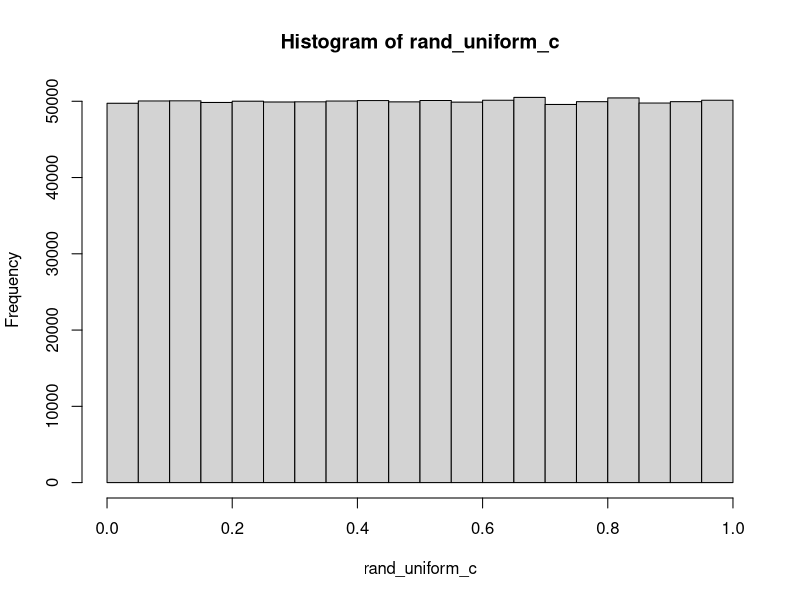
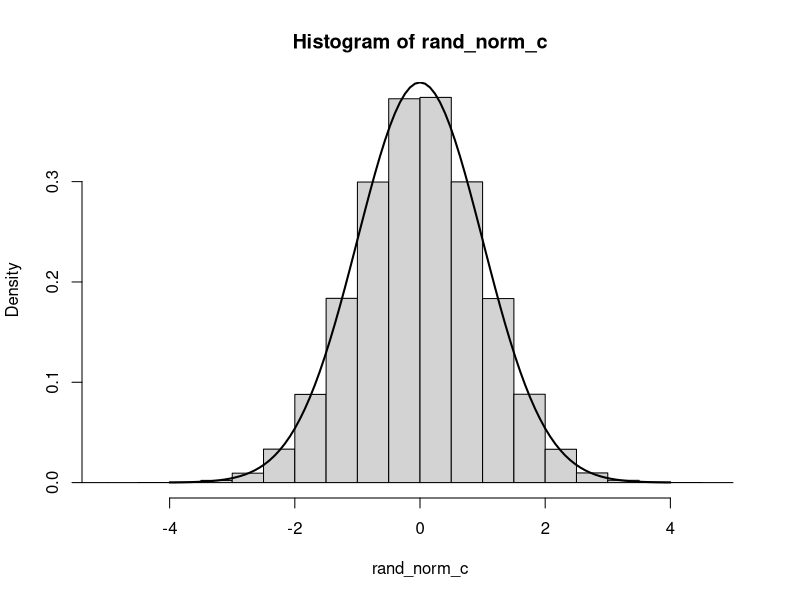

Write R code to recreate these figures, in order. (Note: this script raises an error after producing the figures.)
## ---- chunk 1

MYUNIFORM <- function(inputvar) {
#
# Initialize Constants
#
  IM1<-2147483563
  IM2<-2147483399
  IA1<-40014
  IA2<-40692
  IQ1<-53668
  IQ2<-52774
  IR1<-12211
  IR2<-3791
  NTAB<-32
  EPS<-1.2e-7
  RNMX<-1.-EPS
#
# Transform Variables
#
  IMM1<-IM1-1
  NDIV<-as.integer(1+IMM1/NTAB)
  AM<-1.0/IM1
#
# Initialize variables and arrays
#
  idum<-inputvar[1]
  idum2<-123456789
  numran<-inputvar[2]
  ran2<-0
  iy<-0
  iv<-rep(0,NTAB)
  rand_uniform_c<-rep(0,numran)
#
# Run the random number loop
#  
    icount<-1
  for (icount in 1:numran) {
    if (idum <= 0) {
      idum<-max(-idum,1)
      idum2<-idum
      j<-NTAB+8
      while (j > 0) {
        k=as.integer(idum/IQ1)
        idum<-IA1*(idum-k*IQ1)-k*IR1
        if (idum < 0) {idum=idum+IM1}
        if (j <= NTAB) {iv[j]<-idum}
        j<-j-1
      }
        iy<-iv[1]
      }
    k<-as.integer(idum/IQ1)
    idum<-IA1*(idum-k*IQ1)-k*IR1
    if(idum < 0) {idum=idum+IM1}
    k=as.integer(idum2/IQ2)
    idum2<-IA2*(idum2-k*IQ2)-k*IR2 
    if (idum2 < 0) {idum2<-idum2+IM2}
    j<-as.integer(iy/NDIV)+1
    iy<-iv[j]-idum2
    iv[j]<-idum
    if(iy < 1) {iy<-iy+IMM1}
    ran2<-min(AM*iy,RNMX)
    rand_uniform_c[icount]<-ran2
    }
  return(rand_uniform_c)
}
## ---- chunk 2
#
# Call Uniform Random Number Generator (INPUT: SEED and NUMBER)
#
seed<-0
numran<-1000000
inputvar<-c(seed,numran)
rand_uniform_c<-MYUNIFORM(inputvar)
rand_uniform_c[1:10]
hist(rand_uniform_c)

## ---- chunk 3
#
# Inverse Normal Generator
# Input is vector of uniform random numbers
#
MYNORM <- function(seed,numran) {
  inputvar<-rep(0,2)
  inputvar[1]<-seed
  inputvar[2]<-numran
#
# Call Uniform Random Number Generator
#
  rand_uniform_c<-MYUNIFORM(inputvar)
  # Initialize Constants
  a0<-2.50662823884
  a1<--18.61500062529
  a2<-41.39119773534
  a3<--25.44106049637
  b0<--8.47351093090
  b1<-23.08336743743
  b2<--21.06224101826
  b3<-3.13082909833
  c0<-0.3374754822726147
  c1<-0.9761690190917186
  c2<-0.1607979714918209
  c3<-0.0276438810333863
  c4<-0.0038405729373609
  c5<-0.0003951896511919
  c6<-0.0000321767881768
  c7<-0.0000002888167364
  c8<-0.0000003960315187
#
# Call Uniform Random Number Generator
#
inputvar<-c(seed,numran)
rand_uniform_c<-MYUNIFORM(inputvar)
#
# Loop over set of uniform random numbers and transform
#
  jcount<-1
  rand_norm_c<-rep(0,numran)
  while(jcount <= numran) {
    u<-rand_uniform_c[jcount]
    y<-u-0.5
    if(abs(y) < 0.42) {
      r<-y*y
      x<-y*(((a3*r+a2)*r+a1)*r+a0)/((((b3*r+b2)*r+b1)*r+b0)*r+1)
    } else {
      r<-u
      if(y>0){r<-1-u}
      r<-log(-log(r))
      x<-c0+r*(c1+r*(c2+r*(c3+r*(c4+r*(c5+r*(c6+r*(c7+r*c8)))))))
      if(y<0){x<--x}
    }
#  cat("JCOUNT",jcount,"",u,"",x,"\n")
  rand_norm_c[jcount]<-x
  jcount=jcount+1
  }
  return(rand_norm_c)
}

## ---- chunk 4
#
# Call Normal Random Number Generator (INPUT: UNIFORM RANDOM NUMBER VECTOR)
#
seed<-0
numran<-1000000
rand_norm_c<-MYNORM(seed,numran)
hist(rand_norm_c,xlim=c(-5,5),breaks=20,freq=F)
curve(dnorm(x, mean=0, sd=1),from=-4, to=4,add=TRUE,lwd=2)
rand_norm_c[1:10]

## ---- chunk 5

#First calculate the stock price 
stockprice <- function(S0,drift,Volatility,T,numpath){
  
ST_Vals<-matrix(rep(0),nrow=252 + 1, ncol=numpath)
ST_Rets<-rep(0,numpath)
ST_Vals_avg<-rep(0,numpath)
ST_avg <- rep(0,1)
jcount<-1   #number of paths
lcount<-1   #number of random variables
dt <- T/252
while(jcount <= numpath) {
  St<-S0
  St <- S0
  ST_Vals[0,jcount] <- S0
  ST_Vals[1,jcount] <- St
  
  for (kcount in 1:252) {
    St <-St*(exp((drift)*dt+Volatility*sqrt(dt)*rand_norm_c[lcount]))
    ST_Vals[kcount + 1 ,jcount]<-St
    ST_avg<- ST_avg + St
    lcount<-lcount+1
  }


  ST_Rets[jcount]<-log(ST_Vals[252,jcount]/S0)
  ST_avg<-(ST_avg)/252
  ST_Vals_avg[jcount]<-ST_avg
  
  jcount=jcount+1
}
  #cat(ST_Vals,"\n")
  return (ST_avg)
}

# T = 1/252
#for stock price of 1-month sell and rf = 0.08 and sigma  = 0.2
stock1 <- stockprice(100,0.08,0.2,1,1000) 
#for stock price of 1-month sell and rf = 0.12 and sigma  = 0.3
stock2 <- stockprice(100,0.12,0.3,1,1000)

## ---- chunk 6

#For 2-month purchase of put option
#Assume that the risk free rate is 2%, and used to calculate B-S put and PV of put price
#Purchase from month 1 to month 11

purchaseputvalue <- function(S0,rf,drift,Volatility,T,numpath,multipler){
  
  ST_values<-matrix(rep(0),nrow=12 + 1, ncol=numpath)
  Put_price <- matrix(rep(0),nrow=12 + 1,ncol=numpath)
  Strike <- matrix(rep(0,nrow=12 + 1,ncol=numpath))
  minusd1 <- matrix(rep(0,nrow=12 + 1,ncol=numpath))
  minusd2 <- matrix(rep(0,nrow=12 + 1,ncol=numpath))
  Nminusd1 <- matrix(rep(0,nrow=12 + 1,ncol=numpath))
  Nminusd2 <- matrix(rep(0,nrow=12 + 1,ncol=numpath))
  
  lcount<-1   #number of random variables
  jcount<-1   #number of paths
  dt <- T/12
  
  while (jcount <= numpath){
    St <- S0
    ST_values[0,jcount] <- S0
    ST_values[1,jcount] <- St
    #kcount <- 2 
    #kcount counts numbers of steps
    for (kcount in 1:12) {
      St <- St*exp((drift)*(1/12)+Volatility*sqrt(1/12)*rand_norm_c[lcount])
      ST_values[kcount + 1,jcount] <- St
      lcount <- lcount + 1
      }
    
      Strike <- multipler * ST_values
      minusd1 <- (log(ST_values*exp(rf*dt)/Strike) + (0.5*Volatility^2)*dt)/(Volatility*sqrt(dt))
      minusd2 <- minusd1-Volatility*sqrt(dt)
      Nminusd1 <- pnorm(-minusd1,mean=0,sd=1)
      Nminusd2 <- pnorm(-minusd2,mean=0,sd=1)
      
     Put_price <- Strike*exp(-rf*dt)*Nminusd2 - ST_values*Nminusd1
     Put_price[12+1,numpath] <- 0
     jcount <- jcount + 1
  }
  #cat(ST_values,"\n")
  for (i in 1: numpath){
  Put_price_average <- Put_price[i] / numpath
  Put_price_std <- sd(Put_price)
  i <- i + 1
  }

  return (Put_price)
}

#Call function
#Put price with 2-month purchase and r = 0.08 and sigma = 0.2, and 5% out-of-the-money
purchase1 <- purchaseputvalue(100,0.02,0.08,0.2,2,1000,0.95)
#Put price with 2-month purchase and r = 0.12 and sigma = 0.3,and 5% out-of-the-money
purchase2 <- purchaseputvalue(100,0.02,0.12,0.3,2,1000,0.95)
#Put price with 2-month purchase and r = 0.08 and sigma = 0.2,and 5% in-the-money
purchase3 <- purchaseputvalue(100,0.02,0.08,0.2,2,1000,1.05)
#Put price with 2-month purchase and r = 0.12 and sigma = 0.3,and 5% in-the-money
purchase4 <- purchaseputvalue(100,0.02,0.12,0.3,2,1000,1.05)

## ---- chunk 7

#For 1-month sell of put option
#For sell from month 2 to month 12, while month 1 sell value is 0

sellputvalue <- function(S0,rf,drift,Volatility,T,numpath,multipler){
  
  ST_values<-matrix(rep(0),nrow=12 + 1, ncol=numpath)
  Put_price <- matrix(rep(0),nrow=12 + 1,ncol=numpath)
  Strike <- matrix(rep(0,nrow=12 + 1,ncol=numpath))
  minusd1 <- matrix(rep(0,nrow=12 + 1,ncol=numpath))
  minusd2 <- matrix(rep(0,nrow=12 + 1,ncol=numpath))
  Nminusd1 <- matrix(rep(0,nrow=12 + 1,ncol=numpath))
  Nminusd2 <- matrix(rep(0,nrow=12 + 1,ncol=numpath))
  
  lcount<-1   #number of random variables
  jcount<-1   #number of paths
  dt <- T/12
  
  while (jcount <= numpath){
    St <- S0
    ST_values[0,jcount] <- S0
    ST_values[1,jcount] <- St
    #kcount <- 2 
    #kcount counts numbers of steps
    for (kcount in 1:12) {
      St <- St*exp((drift)*(1/12)+Volatility*sqrt(1/12)*rand_norm_c[lcount])
      ST_values[kcount + 1,jcount] <- St
      lcount <- lcount + 1
      }
    
      Strike <- as.integer(multipler * ST_values)
      #Put_price <- sellputprice(St,drift,rf,Volatility,numpath,multipler)
      minusd1 <- (log(ST_values*exp(rf*dt)/Strike) + (0.5*Volatility^2)*dt)/(Volatility*sqrt(dt))
      minusd2 <- minusd1-Volatility*sqrt(dt)
      Nminusd1 <- pnorm(-minusd1,mean=0,sd=1)
      Nminusd2 <- pnorm(-minusd2,mean=0,sd=1)
      
     Put_price <- Strike*exp(-rf*dt)*Nminusd2 - ST_values*Nminusd1
     Put_price[1,numpath] <- 0
     jcount <- jcount + 1
  }
  #cat(ST_values,"\n")
  for (i in 1: numpath){
  Put_price_average <- Put_price[i] / numpath
  Put_price_std <- sd(Put_price)
  i <- i + 1
  }
  #output stock price mean and standard deviation 
  #cat(Put_price_average,"\n")
  #cat(Put_price_std,"\n")
  return (Put_price)
}
     
sell1 <- sellputvalue(100,0.02,0.12,0.3,1,1000,0.95)
#Put price with 1-month sale and r = 0.12 and sigma = 0.3,and 5% out-of-the-money
sell2 <- sellputvalue(100,0.02,0.12,0.3,1,1000,0.95)
#Put price with 1-month sale and r = 0.08 and sigma = 0.2,and 5% in-the-money
sell3 <- sellputvalue(100,0.02,0.08,0.2,1,1000,1.05)
#Put price with 1-month sale and r = 0.12 and sigma = 0.3,and 5% in-the-money
sell4 <- sellputvalue(100,0.02,0.12,0.3,1,1000,1.05)


## ---- chunk 8

#Calculate net income for 12 month, where net income  = sell value - purchase value

netincome <- matrix(rep(0),nrow = 12 + 1, ncol = numpath)
rf <- 0.02

  #FV of profit at the end of one year
  profitsum <- 0
  for (i in 1:12){
    profitsum <- profitsum + exp(rf*(12-i)/12)*(sell1[i] - purchase1[i])
    i <- i + 1
  }
  
  #return in one-month
  ST_values1 <- stock1
  St <- ST_values1[13,]
  S0 <- ST_values1[1,]
  return1 <- (St - S0 + profitsum)/S0
  returnmean1 <- mean(return1)
  returnmean1
  returnstdev1<- sd(return1)
  returnstdev1
  
  
  #FV of profit at the end of one year
  profitsum <- 0
  for (i in 1:12){
    profitsum <- profitsum + exp(rf*(12-i)/12)*(sell2[i] - purchase2[i])
    i <- i + 1
  }
  #profitsum
  
  #return in one-month
  ST_values2 <- stock2
  St <- ST_values2[13,]
  S0 <- ST_values2[1,]
  return2 <- (St - S0 + profitsum)/S0
  returnmean2 <- mean(return2)
  returnmean2
  returnstdev2 <- sd(return2)
  returnstdev2
  
  
  #FV of profit at the end of one year
  profitsum <- 0
  for (i in 1:12){
    profitsum <- profitsum + exp(rf*(12-i)/12)*(sell3[i] - purchase3[i])
    i <- i + 1
  }

  ST_values3 <- stock1
  St <- ST_values3[13,]
  S0 <- ST_values3[1,]
  return3 <- (St - S0 + profitsum)/S0
  returnmean3 <- mean(return3)
  returnmean3
  returnstdev3 <- sd(return3)
  returnstdev3
  
  #FV of profit at the end of one year
  profitsum <- 0
  for (i in 1:12){
    profitsum <- profitsum + exp(rf*(12-i)/12)*(sell4[i] - purchase4[i])
    i <- i + 1
  }
  #profitsum
  
  #return in one-month
  ST_values4 <- stock2
  St <- ST_values4[13,]
  S0 <- ST_values4[1,]
  return4 <- (St - S0 + profitsum)/S0
  returnmean4 <- mean(return4)
  returnmean4
  returnstdev4 <- sd(return4)
  returnstdev4
  
  retunstdev <- c(returnstdev1,returnstdev2,returnstdev3,returnstdev4)
  #Figure out the quantile of the 
  quantile(c(returnmean1,returnmean2,returnmean3,returnmean4))
  hist(retunstdev)
  #quantitle(ST_Rets)
  
## ---- chunk 9
#install.packages("data.table")
require(data.table)
return = data.table(v1 = 1:4, v2=c(returnmean1,returnmean2,returnmean3,returnmean4),v3 = c(returnstdev1,returnstdev2,returnstdev3,returnstdev4))
return

